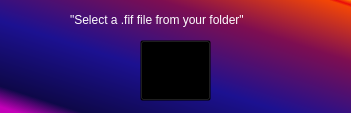
<?xml version="1.0" encoding="UTF-8"?>
<ui version="4.0">
 <class>MainWindow</class>
 <widget class="QMainWindow" name="MainWindow">
  <property name="geometry">
   <rect>
    <x>0</x>
    <y>0</y>
    <width>351</width>
    <height>113</height>
   </rect>
  </property>
  <property name="windowTitle">
   <string>MainWindow</string>
  </property>
  <property name="styleSheet">
   <string notr="true">background-color:qlineargradient(spread:pad, x1:0, y1:1, x2:1, y2:0, stop:0.0284091 rgba(194, 0, 183, 255), stop:0.119318 rgba(14, 8, 73, 255), stop:0.409091 rgba(28, 17, 145, 255), stop:0.727273 rgba(126, 14, 81, 255), stop:0.965909 rgba(244, 70, 5, 255), stop:0.977273 rgba(234, 11, 11, 255), stop:1 rgba(255, 136, 0, 255));</string>
  </property>
  <widget class="QWidget" name="centralwidget">
   <property name="styleSheet">
    <string notr="true">background-color:qlineargradient(spread:pad, x1:0, y1:1, x2:1, y2:0, stop:0.0284091 rgba(194, 0, 183, &quot;
            &quot;255), stop:0.119318 rgba(14, 8, 73, 255), stop:0.409091 rgba(28, 17, 145, 255), stop:0.727273 rgba(126, &quot;
            &quot;14, 81, 255), stop:0.965909 rgba(244, 70, 5, 255), stop:0.977273 rgba(234, 11, 11, 255), stop:1 rgba(&quot;
            &quot;255, 136, 0, 255));</string>
   </property>
   <widget class="QPushButton" name="pushButton">
    <property name="geometry">
     <rect>
      <x>140</x>
      <y>40</y>
      <width>71</width>
      <height>61</height>
     </rect>
    </property>
    <property name="cursor">
     <cursorShape>PointingHandCursor</cursorShape>
    </property>
    <property name="styleSheet">
     <string notr="true">background-color: transparent;
border-image: url(:/Cartella.png);</string>
    </property>
    <property name="text">
     <string/>
    </property>
   </widget>
   <widget class="QLabel" name="label">
    <property name="geometry">
     <rect>
      <x>70</x>
      <y>10</y>
      <width>221</width>
      <height>20</height>
     </rect>
    </property>
    <property name="styleSheet">
     <string notr="true">background: transparent;font: 75 11pt &quot;Yu Gothic&quot;;color: rgb(255, 255, 255);text-align: center;
</string>
    </property>
    <property name="text">
     <string>&quot;Select a .fif file from your folder&quot;</string>
    </property>
   </widget>
  </widget>
 </widget>
 <resources>
  <include location="resource.qrc"/>
 </resources>
 <connections/>
</ui>
